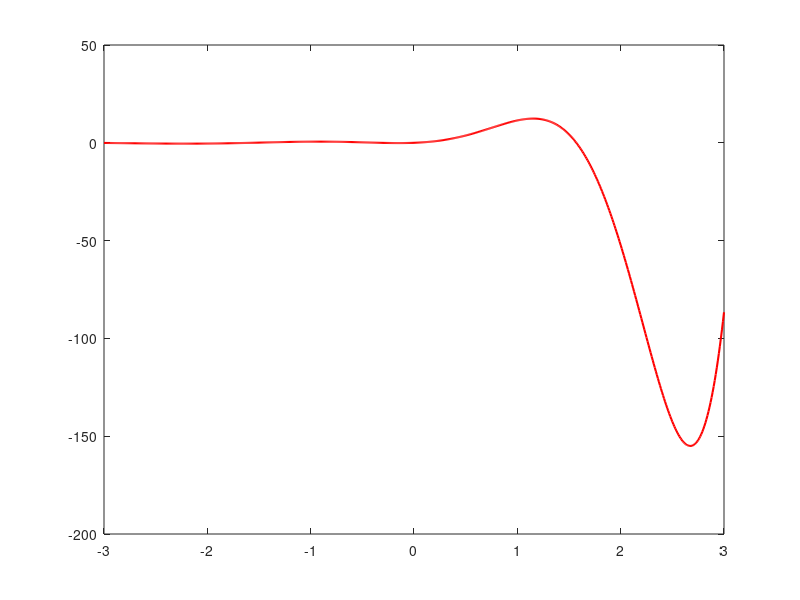

MATLAB code to generate this figure: (Note: this script raises an error after producing the figure.)
%Вариант 4%
%1)Вычислить значение выражения
% Числитель: 5^e × √(cos(1.88) + e^(-tg(3π/8)))
a = (5^exp(1)) * sqrt(cos(1.88)) + exp(-1*tan(3*pi/8));

% Знаменатель: log₈88 + (ch(8π/5))^(3/8)
b = log(88)/log(8) + (cosh(8*pi/5))^(3/8);

r = a / b;
%fprintf('Результат: %.6f\n', r);
%disp(r);

%2)Вычислить матрицу D: D =(A+B)*C^2* (A-B)^T

A = [4 3 1; 3 4 -5; 6 -8 9];
B = [0 2 -3; -4 8 9; 4 5 6];
C = [2 -3 -1; 3 2 0; 1 2 5];
D = (A + B) * (C^2) * (A-B)';
%disp(D);

%3)Решить систему линейных уравнений
%Вспоминаем линейную алгебру

A = [2, 2, -1;
     2, 1, -7;
     1, 3, -5];
 
B = [3;
     1;
     -2];

% Решаем систему AX = B
X = A \ B;

%fprintf('Решение системы:\n');
%fprintf('x = %.4f\n', X(1));
%fprintf('y = %.4f\n', X(2));
%fprintf('z = %.4f\n', X(3));

%4)Построить график функции, подписать оси, название графика, нанести
%сетку: y = pi^x*(3*x+1)*sin(2*x)

x = -3:0.01:3;

y = (pi.^x).*(3*x+1).*sin(2*x);

figure;
plot(x,y,'r-', 'LineWidth',1.5);
xline(0, 'k-');
yline(0, 'k-');

title('График функции y = pi^x*(3*x+1)*sin(2*x)', 'FontSize', 14);

xlabel('x', 'LineWidth', 12);
ylabel('y', 'LineWidth', 12);

grid on;
set(gca, 'GridLineStyle', '--', 'GridAlpha', 0.7);

%5)Построить график функции двух переменных, подписать оси, назавние
%графика, z = -1*exp(y^2)*(1-2*x)*y*sin(pi*x)

x = -5:0.1:5;
y = -5:0.1:5;
[X, Y] = meshgrid(x, y);

Z = -1*exp(y.^2).*(1 - 2*X) + Y + sin(X);

% Создаем 3D график поверхности
figure;
surf(X, Y, Z);
shading interp;
colormap jet;

title('График функции: z = (1 - 2x) + y + sin(x)', 'FontSize', 14);
xlabel('x', 'FontSize', 12);
ylabel('y', 'FontSize', 12);
zlabel('z', 'FontSize', 12);
colorbar; % Добавляем шкалу цветов
grid on;
box on;

%6)Составить файл-программу (или файл-функцию) для вычисления значения
%функциив в любой её точке: f(x) = дальше система из 3 уравнений
